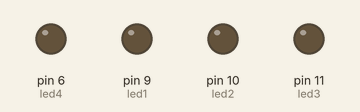
Simulated run of this sketch. Board: Arduino Uno, built with avr-gcc and run on an emulated ATmega328P. On the bench: output pins drawn as LEDs (lit = HIGH).

Above: at 0.15 s.
At 4.07 s:
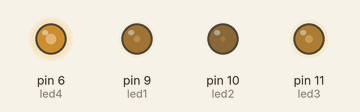
Timing chart, 0 to 4.0 s (numbered marks = the images above):
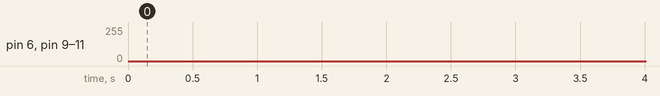

The sketch:

LED-breathing-lamp.ino
```cpp
// LED呼吸灯
// LED breathing lamp

int led1 = 9; //LED1对应针脚
int led2 = 10; //LED2对应针脚
int led3 = 11; //LED3对应针脚
int led4 = 6; //LED4对应针脚

// 让灯有此起彼伏的亮度
// Let the light have one after another brightness
int brightness1 = 0;     // LED1灯亮度
int brightness2 = 63;     // LED2灯亮度
int brightness3 = 127;     // LED3灯亮度
int brightness4 = 191;     // LED4灯亮度
int fadeAmount1 = 1;   // LED1亮度渐变值
int fadeAmount2 = 1;   // LED2亮度渐变值
int fadeAmount3 = 1;   // LED3亮度渐变值
int fadeAmount4 = 1;   // LED4亮度渐变值

void setup() {
  pinMode(led1, OUTPUT);
  pinMode(led2, OUTPUT);
  pinMode(led3, OUTPUT);
  pinMode(led4, OUTPUT);
}

void loop() {
  // 使用脉冲宽度调制 Using PWM
  analogWrite(led1, brightness1);
  analogWrite(led2, brightness2);
  analogWrite(led3, brightness3);
  analogWrite(led4, brightness4);
  // 在亮度递增和递减之间切换 Switch between increasing and decreasing brightness
  brightness1 = brightness1 + fadeAmount1;
  if (brightness1 == 0 || brightness1 == 255) {
    fadeAmount1 = -fadeAmount1 ;
  }
  brightness2 = brightness2 + fadeAmount2;
  if (brightness2 == 0 || brightness2 == 255) {
    fadeAmount2 = -fadeAmount2 ;
  }
  brightness3 = brightness3 + fadeAmount3;
  if (brightness3 == 0 || brightness3 == 255) {
    fadeAmount3 = -fadeAmount3 ;
  }
   brightness4 = brightness4 + fadeAmount4;
  if (brightness4 == 0 || brightness4 == 255) {
    fadeAmount4 = -fadeAmount4 ;
  }
  delay(2);
}
```
